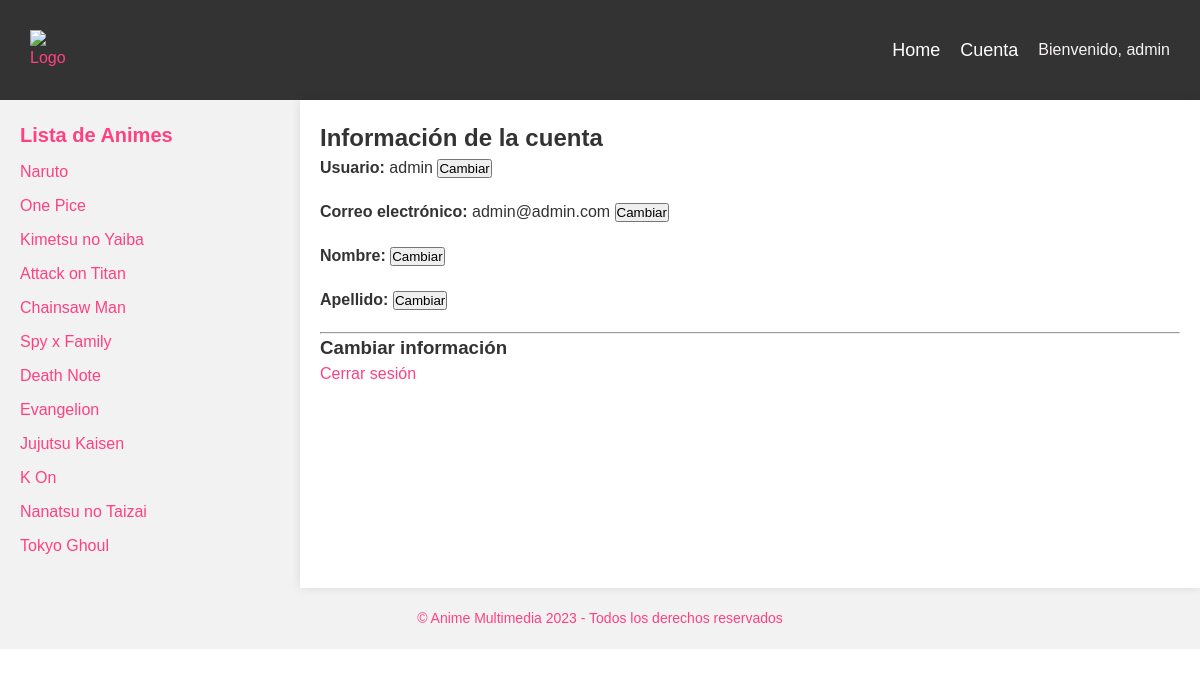
The page /cuenta/ (signed in) on the database its author committed.
### webapp/models.py (models this page shows, shortened)
class Usuario(AbstractUser):
    foto = models.ImageField(upload_to='fotos/', null=True, blank=True)
    episodio = models.ForeignKey(Episodios, on_delete=models.CASCADE, null=True, blank=True)
    is_superuser = models.BooleanField(default=False)

class Animes(models.Model):
    id_anime = models.AutoField(primary_key=True)
    nombre_anime = models.CharField(max_length=100)
    descripcion_anime = models.CharField(max_length=500, default='no.jpg')
    imagen_anime = models.CharField(max_length=50, default='no.jpg')
    portada_anime = models.CharField(max_length=50, default='no.jpg')

### webapp/views.py (the view)
# urls.py: path('cuenta/', views.cuenta, name='cuenta'),
@login_required
def cuenta(request):
    user = request.user
    if request.method == 'POST':
        field_name = request.POST.get('field_name')
        new_value = request.POST.get('new_value')
        if field_name == 'username':
            user.username = new_value
        elif field_name == 'correo':
            user.email = new_value
        elif field_name == 'nombre':
            user.first_name = new_value
        elif field_name == 'apellido':
            user.last_name = new_value
        user.save()
        messages.success(request, 'La información de usuario ha sido actualizada exitosamente.')
        return redirect('cuenta')
    else:
        form = CambiarInformacionForm(instance=user)
    return render(request, 'webapp/cuenta.html', {'form': form})

### webapp/context_processors.py (called while the page is built)
def animes(request):
    return {'animes': Animes.objects.all()}

### webapp/templates/webapp/cuenta.html (shortened to what this page needs)
{% extends 'webapp/base.html' %}
{% load static %}
{% block head %}
<link rel="stylesheet" href="{% static 'css/formularios.css' %}">
{% endblock %}
{% block content %}
    {% if user.is_authenticated %}
        <h2>Información de la cuenta</h2>
        <p><strong>Usuario:</strong> <span id="username">{{ user.username }}</span> <button class="btn-cambiar-informacion" data-field="username">Cambiar</button></p>
        <p><strong>Correo electrónico:</strong> <span id="correo">{{ user.email }}</span> <button class="btn-cambiar-informacion" data-field="correo">Cambiar</button></p>
        <p><strong>Nombre:</strong>  <button class="btn-cambiar-informacion" data-field="nombre">Cambiar</button></p>
        <p><strong>Apellido:</strong>  <button class="btn-cambiar-informacion" data-field="apellido">Cambiar</button></p>
        <hr>
        <h3>Cambiar información</h3>
        <a href="{% url 'logout' %}">Cerrar sesión</a>
    {% else %}
        <p>No se ha iniciado sesión. <a href="{% url 'login' %}">Iniciar sesión</a></p>
    {% endif %}
{% endblock %}

### webapp/templates/webapp/base.html (shortened to what this page needs)
{% load static %}
<!DOCTYPE html>
<html lang="es">
<head>
    <link rel="stylesheet" href="{% static 'css/styles.css' %}">
    {% block head %}
    {% endblock %}
</head>
<body>
<header>
    <nav class="navbar">
        <div class="navbar-container">
            <div class="logo">
                <a href="/"><img src="{% static 'images/Logo.png' %}" alt="Logo"></a>
            </div>
            <ul class="navbar-links" id="navbar-links">
                <li><a href="/" class="nav-link">Home</a></li>
                <li><a href="/cuenta" class="nav-link">Cuenta</a></li>
            </ul>
            <div class="login">
                {% if user.is_authenticated %}
                <p class="nombre_usuario">Bienvenido, {{ user.username }}</p>
                {% else %}
                <a href="/login">Iniciar sesión</a>
                <a href="/register">Registrarse</a>
                {% endif %}
            </div>
        </div>
    </nav>
</header>
<main>
    <div class="container">
        <aside class="sidebar" id="sidebar">
            <h2>Lista de Animes</h2>
            <ul class="sidebar-list">
                {% for anime in animes %}
                <li><a href="{% url 'anime_detail' nombre_anime=anime.nombre_anime %}">{{ anime.nombre_anime }}</a></li>
                {% endfor %}
            </ul>
        </aside>
        <section class="main-content">
            {% block content %}
            {% endblock %}
        </section>
    </div>
</main>
<footer>
    <p>© Anime Multimedia 2023 - Todos los derechos reservados</p>
</footer>
</body>
</html>

### webapp/static/css/styles.css (style rules this page uses)
* { box-sizing: border-box; margin: 0; padding: 0; }
body { font-family: 'Arial', sans-serif; font-size: 16px; line-height: 1.5; color: #333333; background-color: #fff; }
a { color: #ff4081; text-decoration: none; }
ul { list-style: none; }
header { background-color: #333; padding: 20px; box-shadow: 0 0 10px rgba(0, 0, 0, 0.1); }
.navbar { background-color: #333; padding: 10px; position: relative; z-index: 1; }
.navbar-container { display: flex; align-items: center; justify-content: space-between; }
.logo { margin-right: auto; }
.logo img { max-width: 50px; height: auto; }
.navbar-links { display: flex; list-style: none; margin: 0; padding: 0; }
.navbar-links li { margin-left: 20px; }
.navbar-links li:first-child { margin-left: 0; }
.navbar-links a { color: #fff; text-decoration: none; }
.login { margin-left: 20px; }
.nombre_usuario { color: #f8f3f3; }
.nav-link { font-family: 'Verdana', sans-serif; font-size: 18px; color: #ff4081; transition: color 0.3s ease-in-out; }
.container { display: flex; flex-wrap: wrap; }
.sidebar { flex: 0 0 25%; background-color: #f2f2f2; padding: 20px; display: block; }
.sidebar h2 { font-family: 'Verdana', sans-serif; font-size: 20px; margin-bottom: 10px; color: #ff4081; }
.sidebar-list li { margin-bottom: 10px; }
.main-content { flex: 0 0 75%; padding: 20px; background-color: #fff; box-shadow: 0 0 10px rgba(0, 0, 0, 0.1); }
.main-content p { margin-bottom: 20px; }
footer { background-color: #f2f2f2; padding: 20px; text-align: center; }
footer p { font-family: 'Verdana', sans-serif; font-size: 14px; color: #ff4081; }

### rows shown on the page
Usuario: username "admin", email "admin@admin.com"
Animes: nombre_anime "Naruto"
Animes: nombre_anime "One Pice"
Animes: nombre_anime "Kimetsu no Yaiba"
Animes: nombre_anime "Attack on Titan"
Animes: nombre_anime "Chainsaw Man"
Animes: nombre_anime "Spy x Family"
Animes: nombre_anime "Death Note"
Animes: nombre_anime "Evangelion"
Animes: nombre_anime "Jujutsu Kaisen"
Animes: nombre_anime "K On"
Animes: nombre_anime "Nanatsu no Taizai"
Animes: nombre_anime "Tokyo Ghoul"
